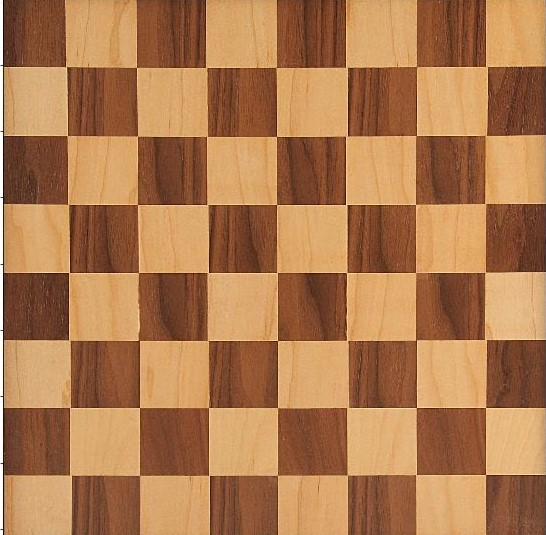
#> input picture lab 2 - images as arrays/chessboard.png, 546 x 535 px
$ jupyter execute 'opencv - import imgs.ipynb'
#> lines starting #> are read from the running program, lines starting #| are printed output that depends on the picture
[cell 1]
import numpy as np
import cv2

[cell 2]
# Load an color image in grayscale
# Using 0 to read image in grayscale mode using the flag = IMREAD_GRAYSCALE or 0.
img = cv2.imread('chessboard.png',0)
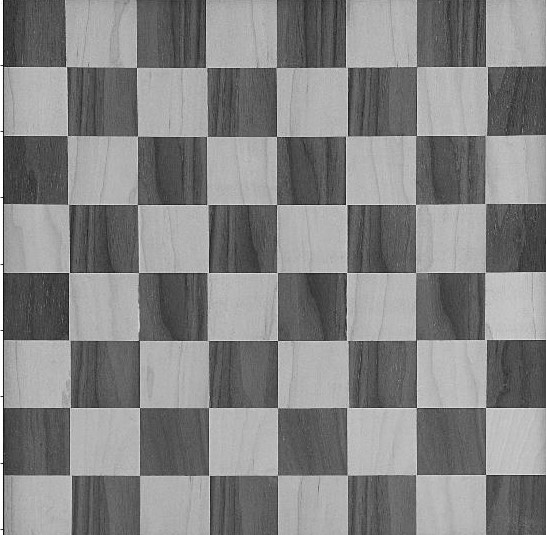
#> img: shape (535, 546); min 0, max 255, mean 132.3
